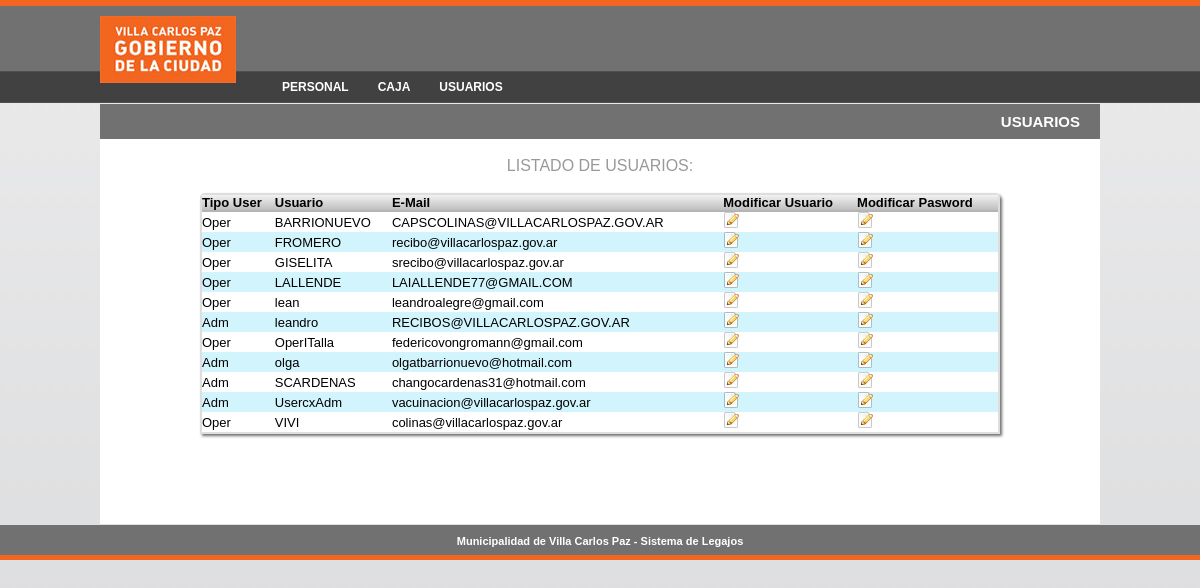
Page /buscarusuarios.php (signed in) on the committed database.
### tables this page shows
CREATE TABLE IF NOT EXISTS `sis_usuarios` (
  `Id` int(11) NOT NULL AUTO_INCREMENT,
  `Usuario` text NOT NULL,
  `Password` text NOT NULL,
  `Mail` text NOT NULL,
  `Tipo` int(11) NOT NULL,
  `Id_Usu` int(11) NOT NULL,
  `Id_Persona` int(11) NOT NULL,
  PRIMARY KEY (`Id`)
);

### buscarusuarios.php (the view, shortened to what this page needs)
<?php
	include "encabezado.php";
if (isset($_SESSION['Id_Usuario'])) {
	?>
	<tr>
      <td bgcolor="#717171" height="35"><div align="right" class="encabezado">USUARIOS</div></td>
    </tr>
    <tr>
      <td align="center" bgcolor="#FFFFFF">
	<?php
	echo "<div align='center' class='subtitulo'><br>Listado de Usuarios:</div><br>";
	include "conexion.php";
	$result = 'SELECT * FROM Sis_Usuarios ORDER BY Usuario';
	$stmt_usuarios = $conn->prepare($result);
	$stmt_usuarios->execute();
	$rs=$stmt_usuarios->get_result();
	if($row = $rs->fetch_assoc()){
		?>
		<table align="center" width="80%" cellpadding="0" cellspacing="0" class="tablalistado_principal">
		<tr>
		<td align="left" class="tablalistado_encabezado">Tipo User</td>
		<td align="left" class="tablalistado_encabezado">Usuario</td>
		<td align="left" class="tablalistado_encabezado">E-Mail</td>
		<td align="left" class="tablalistado_encabezado">Modificar Usuario</td>
		<td align="left" class="tablalistado_encabezado">Modificar Pasword</td>
		</tr>
		<?php
		$banderabgc=0;
		do {
			if ($banderabgc==0){
				$bgctabla="#FFFFFF";
				$banderabgc=1;
			}else{
				$bgctabla="#d1f4fd";
				$banderabgc=0;
			}
			if($row['Tipo']==1){
				$set_tipouser="Adm";
			}else {
				$set_tipouser="Oper";
			}
			?>
			<tr>
			<td align="left" bgcolor="<?php echo $bgctabla ?>"><font size="-1"><?php echo  $set_tipouser ?></font></td>
			<td align="left" bgcolor="<?php echo $bgctabla ?>"><font size="-1"><?php echo  $row["Usuario"] ?></font></td>
			<td align="left" bgcolor="<?php echo $bgctabla ?>"><font size="-1"><?php echo $row["Mail"] ?></font></td>
			<td align="left" bgcolor="<?php echo $bgctabla ?>"><font size="-1"><a href="modificarusuario.php?id=<?php echo $row['Id'] ?>"><img src="images/edit.png" border="0" title="Modificar"/></a></font></td>
			<td align="left" bgcolor="<?php echo $bgctabla ?>"><font size="-1"><a href="modificarpass.php?id=<?php echo $row['Id'] ?>"><img src="images/edit.png" border="0" title="Modificar"/></a></font></td>
			</tr>
		<?php
		} while ($row = $rs->fetch_assoc());
		?>
		</table><br/><br/><br/><br/><br/>
		<?php
	} else {
		?>
		<div align='center' class='mensajesistema'><br>¡No se han encontrado usuarios!</div>
		<?php
	}
	include "pie.php";
}else{
	echo '<SCRIPT LANGUAGE="javascript">
			location.href = "index.php";
			</SCRIPT>';
}
?>

### encabezado.php (shortened to what this page needs)
<!DOCTYPE html>
<html lang="EN">
 <head>
<link href="css/estilos.css" media="screen" rel="stylesheet" type="text/css" />
<link href="css/menu_dropdown.css" media="screen" rel="stylesheet" type="text/css" />
<link href="css/menu_default.advanced.css" media="screen" rel="stylesheet" type="text/css" />
</head>
<body>
<div style="height:16px;"></div>
<table width="1000" border="0" align="center" cellpadding="0" cellspacing="0">
<tr>
  <td  valign="top" height="50"><div style="position: absolute;"><img src="images/logo.jpg" width="136" height="67" /></div></td>
</tr>
<tr>
  <td height="38" valign="top" style="padding-left:165px;">
  <?php include'menu.php'; ?>
  </td>
</tr>

### menu.php (shortened to what this page needs)
<ul class="dropdown dropdown-horizontal">
    <li class="bmenu"><a href="#" class="dir">Personal </a>
    <li class="bmenu"><a href="#" class="dir">Caja </a>
    </li>
    <li class="bmenu"><a href="usuarios.php" class="dir">Usuarios</a>
    </li>
</ul>

### pie.php
</td>
</tr>
</table>
<div style="height:1px;"></div>
<table width="100%" border="0" cellspacing="0" cellpadding="0">
  <tr>
    <td align="center" valign="middle" bgcolor="#717171" height="30" ><span class="pie">Municipalidad de Villa Carlos Paz - Sistema de Legajos</span></td>
  </tr>
  <tr>
    <td align="center" bgcolor="#f3661f" height="5"></td>
  </tr>
</table>
</body>
</html>

### css/estilos.css (style rules this page uses)
body { background-color: #dcdddf; background-image:url('../images/bkgnd.jpg'); background-repeat:repeat-x; margin:0px; padding:0px; font-family:Arial, Helvetica, sans-serif; }
.encabezado { font-size: 15px; font-weight: bold; color:#FFFFFF; padding-right:20px; }
.subtitulo { font-size: 16px; text-transform: uppercase; color:#999; }
.pie { color:#FFFFFF; font-size:11px; font-weight:bold; }
.tablalistado_principal { border-top-left-radius:5px; border-top-right-radius:5px; border:2px solid #dedede; box-shadow: 2px 2px 3px #707070; -webkit-box-shadow: 2px 2px 3px #707070; -moz-box-shadow: 2px 2px 3px #707070; }
.tablalistado_encabezado { background: #eee -moz-linear-gradient(top, rgba(255,255,255,.2) 0%, rgba(0,0,0,.2) 100%); background: #eee -webkit-gradient(linear, left top, left bottom, color-stop(0%,rgba(255,255,255,.2)), color-stop(100%,rgba(0,0,0,.2))); background: #eee -webkit-linear-gradient(top, rgba(255,255,255,.2) 0%,rgba(0,0,0,.2) 100%); background: #eee -o-linear-gradient(top, rgba(255,255,255,.2) 0%,rgba(0,0,0,.2) 100%); background: #eee -ms-linear-gradient(top, rgba(255,255,255,.2) 0%,rgba(0,0,0,.2) 100%); background: #eee linear-gradient(top, rgba(255,255,255,.2) 0%,rgba(0,0,0,.2) 100%); border-bottom:2px solid #b4b4b4; font-size:13px; font-weight:bold; }

### css/menu_dropdown.css (style rules this page uses)
ul.dropdown, ul.dropdown li, ul.dropdown ul { list-style: none; margin: 0; padding: 0; }
ul.dropdown { position: relative; z-index: 597; float: left; }
ul.dropdown li { float: left; min-height: 1px; line-height: 1.3em; vertical-align: middle; }

### css/menu_default.advanced.css (style rules this page uses)
ul.dropdown li a { display: block; padding-top: 14px; padding-bottom:7px; padding-left:17px; padding-right:17px; }
ul.dropdown li { padding: 0; }

### css/menu_default.css (style rules this page uses)
ul.dropdown { font: normal 12px Arial, Helvetica, sans-serif; text-transform: uppercase; }
ul.dropdown li { padding-left:7px; padding-right: 7px; color: #fff; line-height: normal; font-weight:bold; }
ul.dropdown a:link, ul.dropdown a:visited { color: #fff; text-decoration: none; }
ul.dropdown *.dir { padding-right: 12px; background-image: none; background-position: 100% 50%; background-repeat: no-repeat; }

### rows in the picture
sis_usuarios: Tipo "Oper", Usuario "BARRIONUEVO", Mail "CAPSCOLINAS@VILLACARLOSPAZ.GOV.AR"
sis_usuarios: Tipo "Oper", Usuario "FROMERO", Mail "recibo@villacarlospaz.gov.ar"
sis_usuarios: Tipo "Oper", Usuario "GISELITA", Mail "srecibo@villacarlospaz.gov.ar"
sis_usuarios: Tipo "Oper", Usuario "LALLENDE", Mail "LAIALLENDE77@GMAIL.COM"
sis_usuarios: Tipo "Oper", Usuario "lean", Mail "leandroalegre@gmail.com"
sis_usuarios: Tipo "Adm", Usuario "leandro", Mail "RECIBOS@VILLACARLOSPAZ.GOV.AR"
sis_usuarios: Tipo "Oper", Usuario "OperITalla", Mail "federicovongromann@gmail.com"
sis_usuarios: Tipo "Adm", Usuario "olga", Mail "olgatbarrionuevo@hotmail.com"
sis_usuarios: Tipo "Adm", Usuario "SCARDENAS", Mail "changocardenas31@hotmail.com"
sis_usuarios: Tipo "Adm", Usuario "UsercxAdm", Mail "vacuinacion@villacarlospaz.gov.ar"
sis_usuarios: Tipo "Oper", Usuario "VIVI", Mail "colinas@villacarlospaz.gov.ar"
